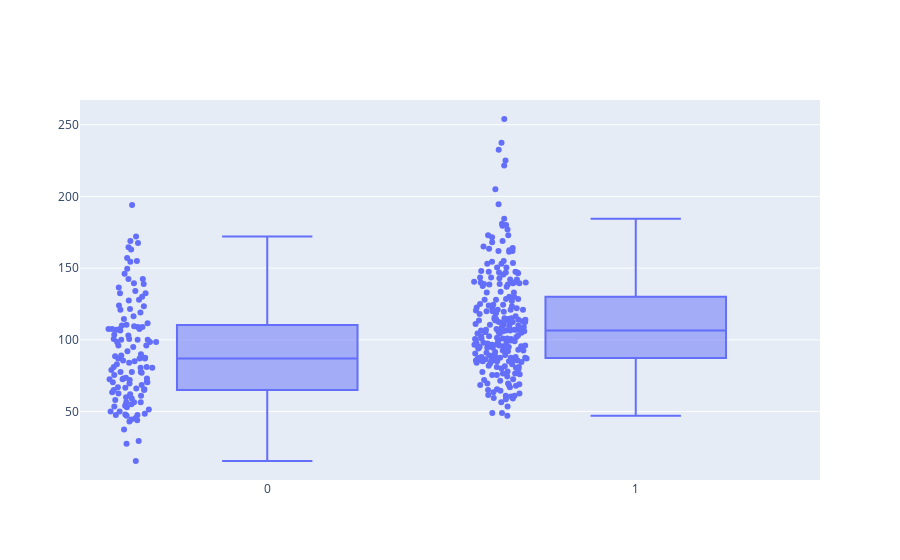

Notebook cell for this chart:
### Markdown cell above
✔︎ Python 스킬 여부에 따른 Avg Salary 분포

### Code cell
fig = make_subplots(rows=1, cols=1, shared_yaxes=True)

fig.add_trace(
    go.Box(x=df_dsc['Python'], y=df_dsc['Avg Salary(K)'], boxpoints='all'),
    row=1, col=1
)

### Figure 1 — Plotly figure (JSON) as saved in the notebook; plotly's stock layout.template omitted (floating-point values rounded to 4 significant figures; data arrays with more than 128 entries replaced by an {"elided": "..."} marker saying what was removed)
{"data": [{"boxpoints": "all", "type": "box", "x": {"elided": "364 int values"}, "xaxis": "x", "y": {"elided": "364 float values"}, "yaxis": "y"}], "layout": {"xaxis": {"anchor": "y", "domain": [0, 1]}, "yaxis": {"anchor": "x", "domain": [0, 1]}}}
